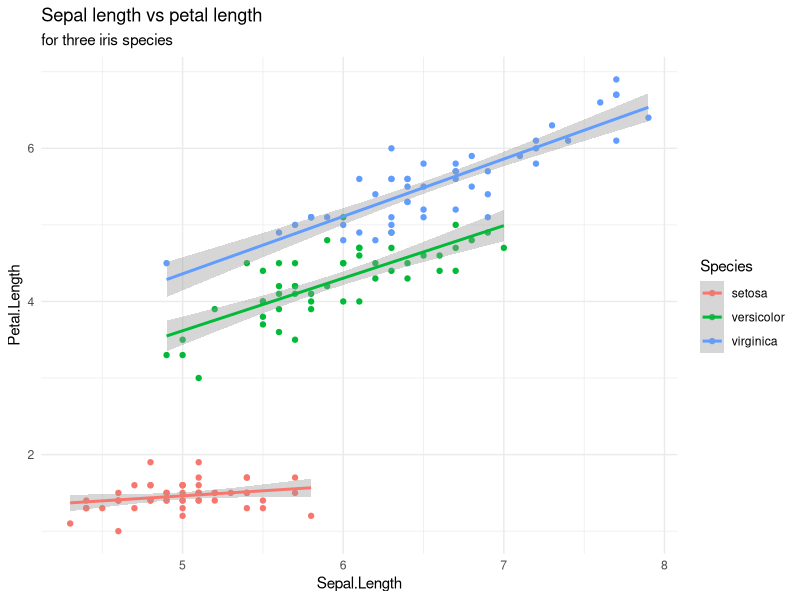
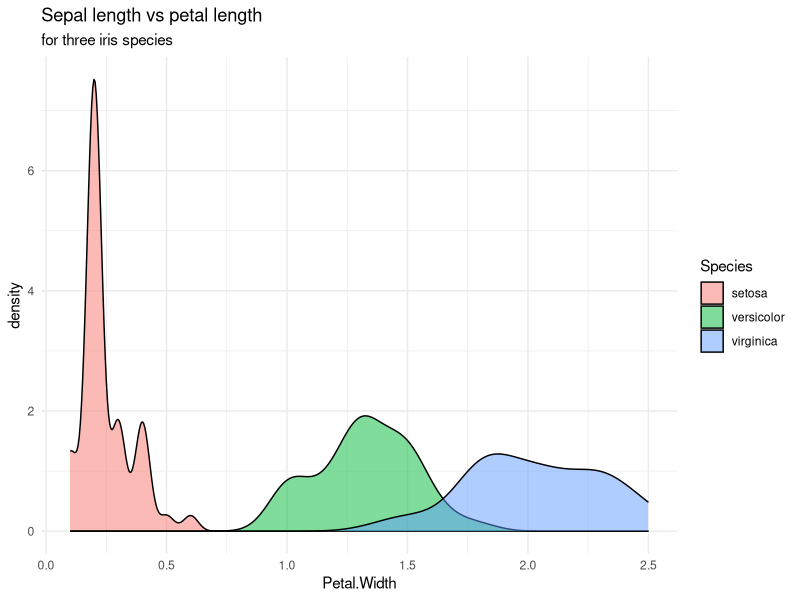
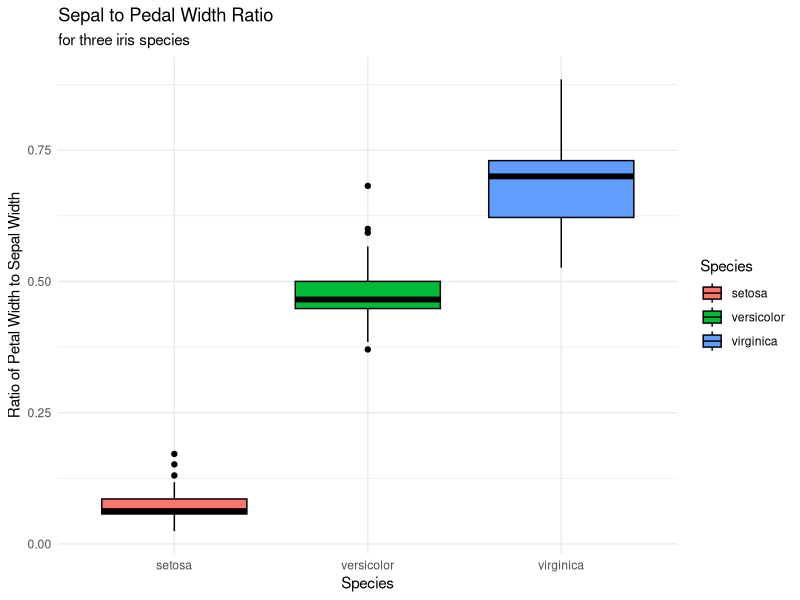

Write R code to recreate these figures, in order. (Note: this script raises an error after producing the figures.)
library(tidyverse)
data("iris")


Plot_1<- ggplot(iris, aes(x=Sepal.Length, y=Petal.Length, color=Species))+
    geom_point()+ geom_smooth(method="lm") + labs(title= "Sepal length vs petal length",subtitle=("for three iris species"))+ 
  theme_minimal()

png(filename = "iris_fig1.png")
Plot_1
dev.off()

Plot_2 <- ggplot(iris, aes(x=Petal.Width, color=Species, fill=Species))+
  geom_density(colour="black", alpha=0.5)+labs(title= "Sepal length vs petal length",subtitle=("for three iris species"))+ 
  theme_minimal() #how to make a black ouline?



png(filename = "iris_fig2.png")
Plot_2
dev.off()

Ratio <- iris[,c(2,4:5)] 

Ratio$SEPWID <- Ratio$Petal.Width / Ratio$Sepal.Width

Plot_3 <- ggplot(Ratio, aes(x=Species, y=SEPWID, color=Species,fill=Species,))+ 
  geom_boxplot(outlier.colour= "black",colour = "black",fatten=4)+ 
  theme_minimal()+
  labs(title="Sepal to Pedal Width Ratio", subtitle = "for three iris species", y ="Ratio of Petal Width to Sepal Width")
  

png(filename = "iris_fig3.png")
Plot_3
dev.off()         

  
# Sepal length deviance from the mean of all observations


 iris$Sample.Number <- rownames(iris) 
 
 iris$Deviance <- round((iris$Sepal.Length -  mean(iris$Sepal.Length)),digits=2)
 
 iris$Sepal_type <- ifelse(iris$Ave2 < 0, "below","above")
 
 iris <- iris[order(iris$Deviance), ] 
 
 iris$Sample.Number <- factor(iris$Sample.Number, levels = iris$Sample.Number)
 
 Plot_4 <- ggplot(iris,aes(x=Sample.Number,y=Deviance, fill=Species,dpi=300)) +
   geom_bar(stat = "identity", width=.76) +
   labs(title = "Sepal length Deviance from the Mean of all Observations",
        caption = "Note: Deviance = Sepal.length - mean(Sepal.length)",
        y= "Deviance from the Mean",x="") +
        coord_flip() + theme_minimal() + theme(axis.title.y = element_blank(),
        axis.text.y = element_blank(),axis.ticks.y = element_blank())
Plot_4 

 png(filename = "iris_fig4.png")
 Plot_4
 dev.off()   
 
             
  
